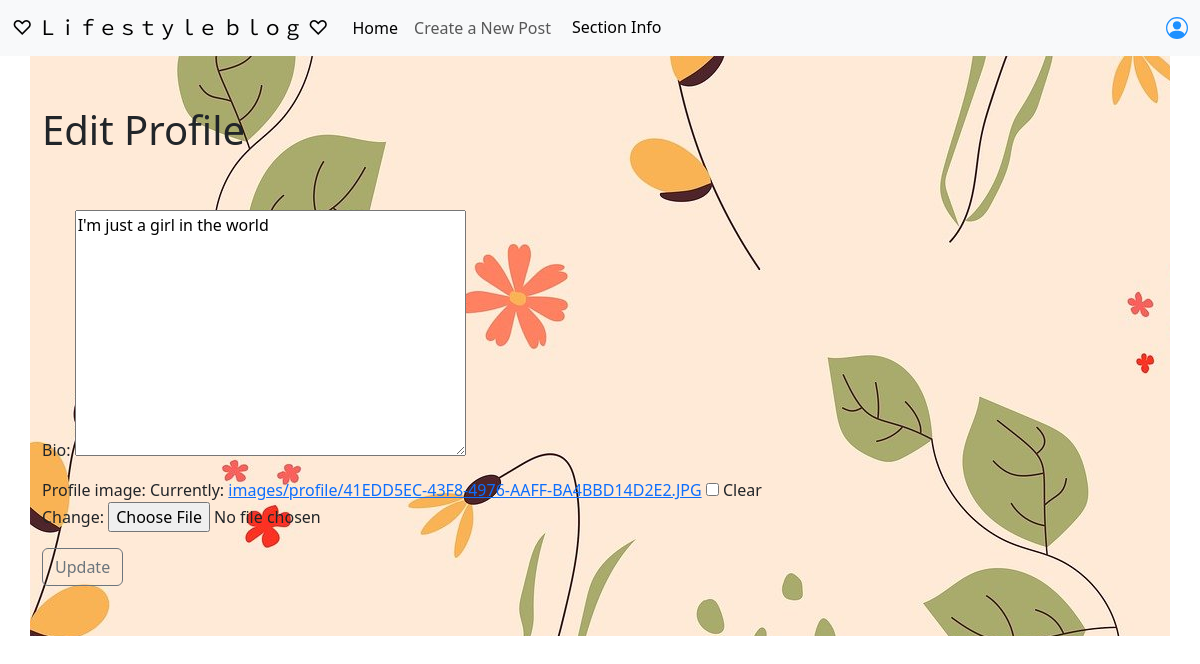
The page /users/1/edit_profile_page/ (signed in) on the database as committed earlier.
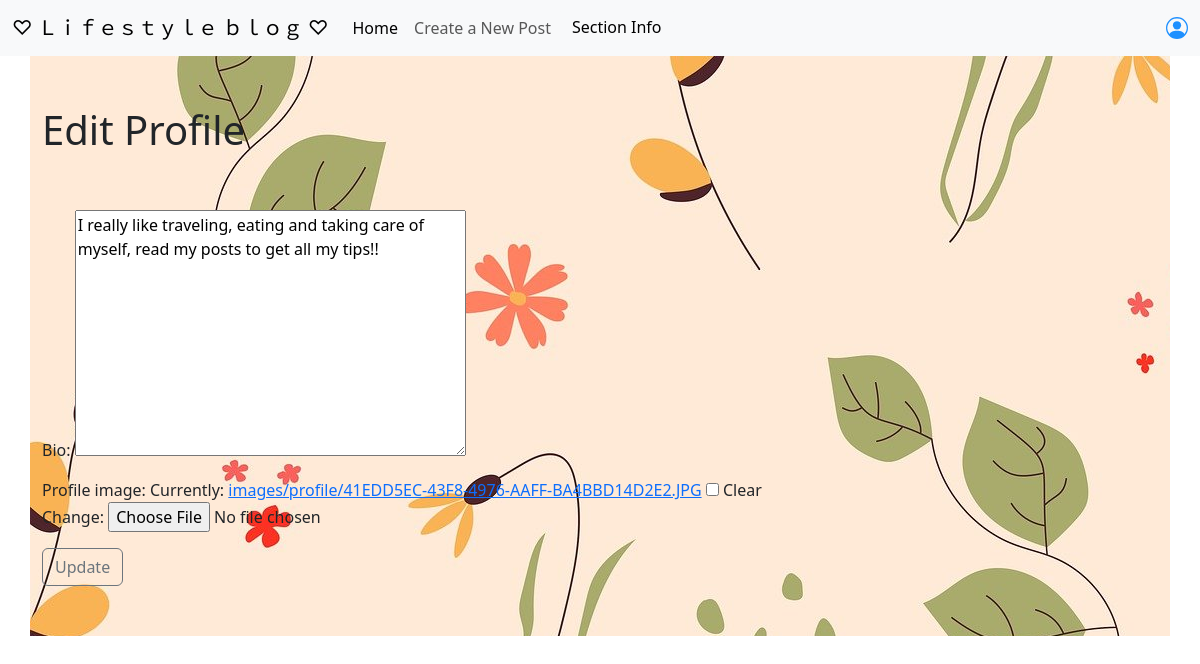
The same page on the database as committed later.
### TheBlog/models.py (models this page shows, shortened)
class Profile(models.Model):
    user = models.OneToOneField(User, null=True, on_delete=models.CASCADE)
    bio = models.TextField()
    profile_image = models.ImageField(null=True, blank=True, upload_to='images/profile/')

### users/views.py (the view)
# urls.py: path('<int:pk>/edit_profile_page/', EditProfilePageView.as_view(), name='edit_profile_page'),
class EditProfilePageView(generic.UpdateView):
    model = Profile
    template_name = 'registration/edit_profile_page.html'
    fields = ['bio', 'profile_image']
    success_url = reverse_lazy('home')

### users/templates/registration/edit_profile_page.html (shortened to what this page needs)
{% extends 'base.html' %}
{% block content %}
    {% if user.is_authenticated %}
        {% if user.id == profile.user.id %}
            <h1> Edit Profile </h1>
            <br><br>
            <div class="form-group">
                <form method="POST" enctype="multipart/form-data">
                    {{ form.as_p }}
                    <button class="btn btn-outline-secondary"> Update </button>
                </form>
            </div>
        {% endif %}
    {% endif %}
{% endblock %}

Rows that differ between the two databases and show on the page:
changed Profile: bio "I'm just a girl in the world" → "I really like traveling, eating and taking care of myself, read my posts to get all my tips!!"
